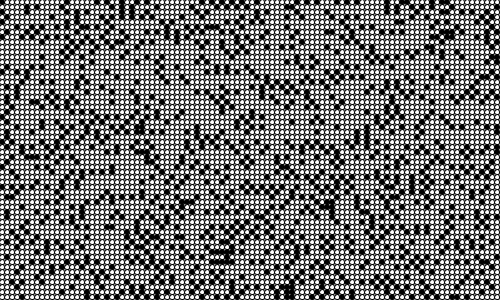
Frame 1 (no input)
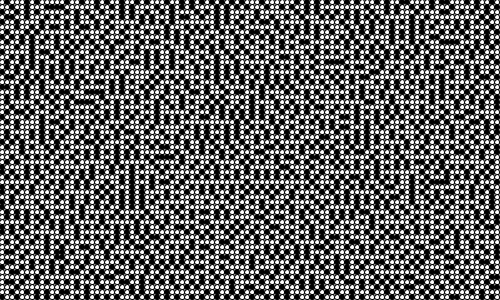
Frame 60 (the mouse pressed at the canvas centre just before this capture)
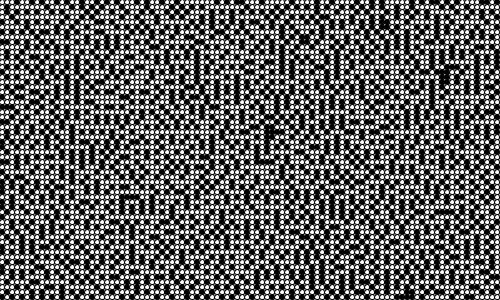
Frame 120 (the mouse held since frame 60 and released just before this capture)

The Processing sketch that drew these frames (run headless with seeded random() and noise(); from frame 60 on, the mouse is pressed at the canvas centre):

// Processing sketch: ca_gol
// ── ca_gol.pde
// based on code from the book Generative Art by Matt Pearson

// --- data types --- //
class Cell{
  float x,y;
  boolean state;
  boolean nextState;
  boolean prevState=false;
  Cell[] neighbors;
  
  Cell(float ex,float why){
    x=ex*_cellSize;
    y=why*_cellSize;
    if(random(2)>1){
      nextState=true;
    }else{
      nextState=false;
    }
    state=nextState;
    neighbors=new Cell[0];
  }
  
  void addNeighbour(Cell cell){
    neighbors=(Cell[])append(neighbors,cell);
  }
  
  void calcNextState(){
    int liveCount=0;
    for(int i=0;i<neighbors.length;i++){
      if(neighbors[i].state){
        liveCount++;
      }
    }
    
    if(state){
      if(neighbors[1].state&&neighbors[7].state ||
          neighbors[1].state&&neighbors[3].state ||
          neighbors[1].state&&neighbors[5].state ||
          neighbors[3].state&&neighbors[5].state ||
          neighbors[5].state&&neighbors[7].state ||
          neighbors[5].state&&neighbors[7].state){
        nextState=false;
      }
      if(prevState&&liveCount>7){
        nextState=false;
      }
    }else{
      if(!prevState&&liveCount<2){
        nextState=true;
      }
    }
    
    prevState=state;
  }
  
  void drawMe(){
    state=nextState;
    stroke(0);
    if(state==true){
      fill(0);
    }else{
      fill(255);
    }
    ellipse(x,y,_cellSize,_cellSize);
  }
}

// --- flow --- //
Cell[][] _cellArray;
int _cellSize=5;
int _numX,_numY;

void setup(){
  size(500,300);
  _numX=floor(width/_cellSize);
  _numY=floor(height/_cellSize);
  restart();
}

void restart(){
  _cellArray=new Cell[_numX][_numY];
  for(int x=0;x<_numX;x++){
    for(int y=0;y<_numY;y++){
      Cell newCell=new Cell(x,y);
      _cellArray[x][y]=newCell;
    }
  }
  
  for(int x=0;x<_numX;x++){
    for(int y=0;y<_numY;y++){
      int above=y-1;
      int below=y+1;
      int left=x-1;
      int right=x+1;
      
      if(above<0){above=_numY-1;}
      if(below==_numY){below=0;}
      if(left<0){left=_numX-1;}
      if(right==_numX){right=0;}
      
      _cellArray[x][y].addNeighbour(_cellArray[left][above]);
      _cellArray[x][y].addNeighbour(_cellArray[left][y]);
      _cellArray[x][y].addNeighbour(_cellArray[left][below]);
      _cellArray[x][y].addNeighbour(_cellArray[x][below]);
      _cellArray[x][y].addNeighbour(_cellArray[right][below]);
      _cellArray[x][y].addNeighbour(_cellArray[right][y]);
      _cellArray[x][y].addNeighbour(_cellArray[right][above]);
      _cellArray[x][y].addNeighbour(_cellArray[x][above]);
    }
  }
}

void draw(){
  background(200);
  
  for(int x=0;x<_numX;x++){
    for(int y=0;y<_numY;y++){
      _cellArray[x][y].calcNextState();
    }
  }
  
  translate(_cellSize/2,_cellSize/2);
  
  for(int x=0;x<_numX;x++){
    for(int y=0;y<_numY;y++){
      _cellArray[x][y].drawMe();
    }
  }
}

void mousePressed(){
  restart();
}
